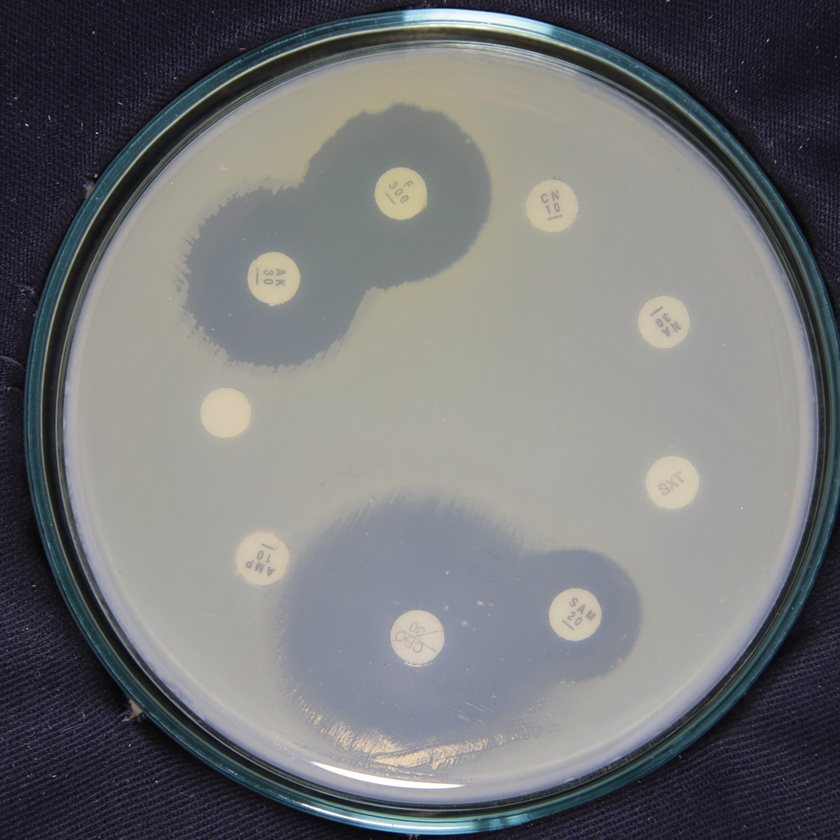
#> input picture Python Scripts/Picture 6.JPG, 840 x 840 px, shrunk from 3729 x 3729 before the run, found by its file name
$ python AntibioticsDetector.py
#> lines starting #> are read from the running program, lines starting #| are printed output that depends on the picture
import numpy as np
import matplotlib.pyplot as plt
import cv2

def showResults():
    fig=plt.figure()
    fig.suptitle("ANTIBIOGRAMS", fontsize=16)

    fig2=fig.add_subplot(3,2,1)
    plt.axis("off")
    fig2.title.set_text('RGBimage')
    plt.imshow(RGBimg)

    fig4=fig.add_subplot(3,2,2)
    plt.axis("off")
    fig4.title.set_text('BlurredImg')
    plt.imshow(filteredImage, cmap='gray')

    fig5=fig.add_subplot(3,2,3)
    plt.axis("off")
    fig5.title.set_text('AntibioticsCircles')
    plt.imshow(auxImg)
    plt.show()

def drawCircles(arrayX, image):
    for i in arrayX[0,:]:
        # draw the outer circle
        cv2.circle(image,(i[0],i[1]),i[2],(0,255,0),2)
        # draw the center of the circle
        cv2.circle(image,(i[0],i[1]),2,(0,0,255),3)
def imageFilter():
    GrayscaleImage=cv2.cvtColor(img, cv2.COLOR_BGR2GRAY)
    BlurredImage = cv2.medianBlur(GrayscaleImage,9)
    resultImage=BlurredImage
    return resultImage, GrayscaleImage

img = cv2.imread('.\Picture 6.jpg')#1.jpg')
#> img is the input picture: shape (840, 840, 3); mean B, G, R 118.4, 117.1, 116
RGBimg=cv2.cvtColor(img,cv2.COLOR_BGR2RGB)
auxImg=RGBimg.copy()
filteredImage, GrayscaleImage=imageFilter()
#> in imageFilter, `GrayscaleImage=cv2.cvtColor(img, cv2.COLOR_BGR2GRAY)`:
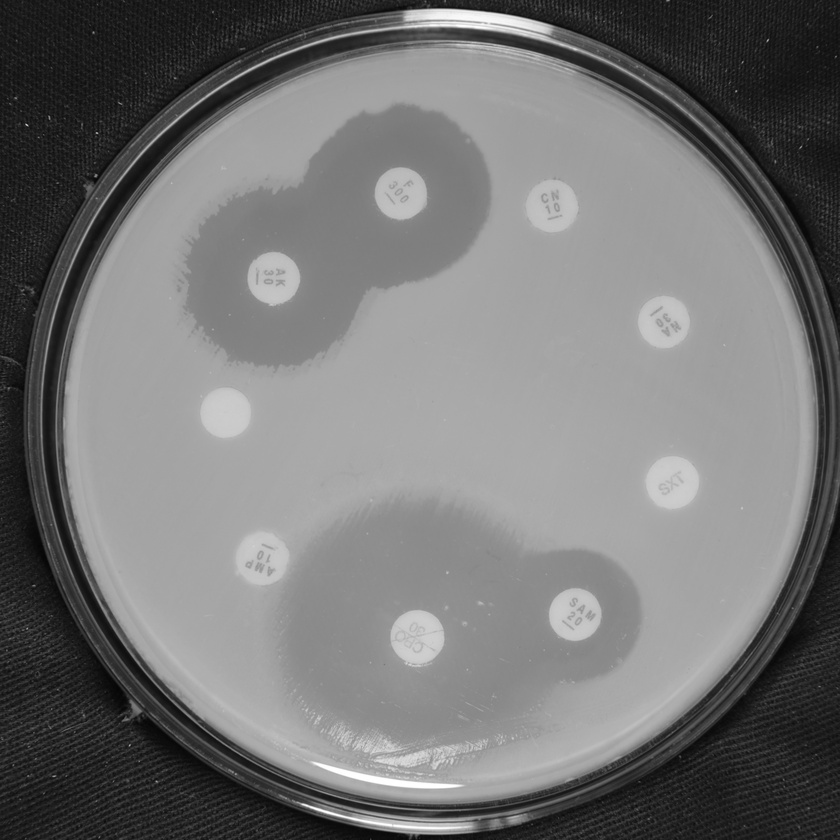
#> GrayscaleImage: shape (840, 840); min 4, max 255, mean 116.9
antibioticCircles = cv2.HoughCircles(filteredImage,cv2.HOUGH_GRADIENT,1,50,param1=25,param2=10,
                           minRadius=4,maxRadius=10)
#> antibioticCircles = 24 rows, first 8: [785.5, 684.5, 8.2], [411.5, 16.5, 8.2], [664.5, 325.5, 8.2], [827.5, 639.5, 8.2], [132.5, 710.5, 7.1], [273.5, 278.5, 6], [413.5, 631.5, 9.4], [376.5, 739.5, 7.1]
antibioticCircles = np.uint16(np.around(antibioticCircles))
#> antibioticCircles = 24 rows, first 8: [786, 684, 8], [412, 16, 8], [664, 326, 8], [828, 640, 8], [132, 710, 7], [274, 278, 6], [414, 632, 9], [376, 740, 7]
drawCircles(antibioticCircles,auxImg)
#> the loop in drawCircles, `for i in arrayX[0,:]:` made 24 passes
#> i on passes 1 to 12: [786, 684, 8], [412, 16, 8], [664, 326, 8], [828, 640, 8], [132, 710, 7], [274, 278, 6], [414, 632, 9], [376, 740, 7], [778, 792, 7], [514, 818, 8], [650, 782, 8], [106, 758, 7]
showResults()
#> in showResults, `plt.show()`:
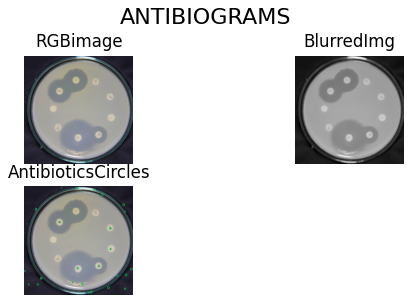
#> figure drawn by matplotlib, 3 panels

$ run again, with Python Scripts/Picture 1.jpg copied over Python Scripts/Picture 6.JPG
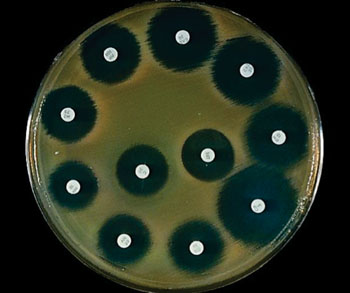
#> input picture Python Scripts/Picture 1.jpg, 350 x 293 px, found by its file name
#> img is the input picture: shape (293, 350, 3); mean B, G, R 30.1, 45.1, 37
#> in imageFilter, `BlurredImage = cv2.medianBlur(GrayscaleImage,9)`:
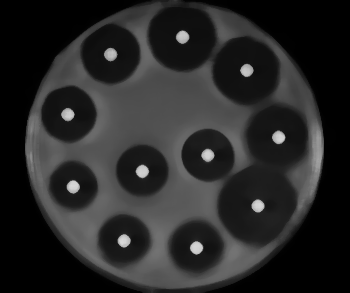
#> BlurredImage: shape (293, 350); min 0, max 217, mean 39.4
#> `antibioticCircles = cv2.HoughCircles(filteredImage,cv2.HOUGH_GRADIENT,..`: antibioticCircles = [[257.5, 205.5, 6.5], [123.5, 240.5, 6.5], [72.5, 186.5, 6.5], [196.5, 247.5, 6.6], [67.5, 114.5, 6.6], [278.5, 137.5, 6], [181.5, 36.5, 6], [246.5, 70.5, 6.9], [142.5, 171.5, 5.9], [207.5, 155.5, 5.5], [110.5, 54.5, 5.9]]
#> `antibioticCircles = np.uint16(np.around(antibioticCircles))`: antibioticCircles = [[258, 206, 6], [124, 240, 6], [72, 186, 6], [196, 248, 7], [68, 114, 7], [278, 138, 6], [182, 36, 6], [246, 70, 7], [142, 172, 6], [208, 156, 6], [110, 54, 6]]
#> the loop in drawCircles, `for i in arrayX[0,:]:` made 11 passes
#> in showResults, `plt.show()`:
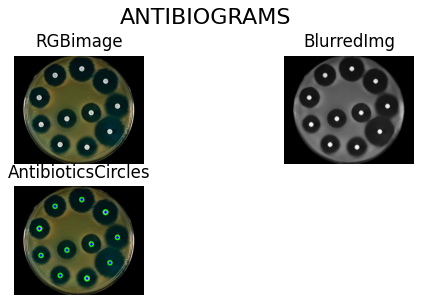
#> figure drawn by matplotlib, 3 panels

$ run again, with Python Scripts/Picture 8.JPG copied over Python Scripts/Picture 6.JPG
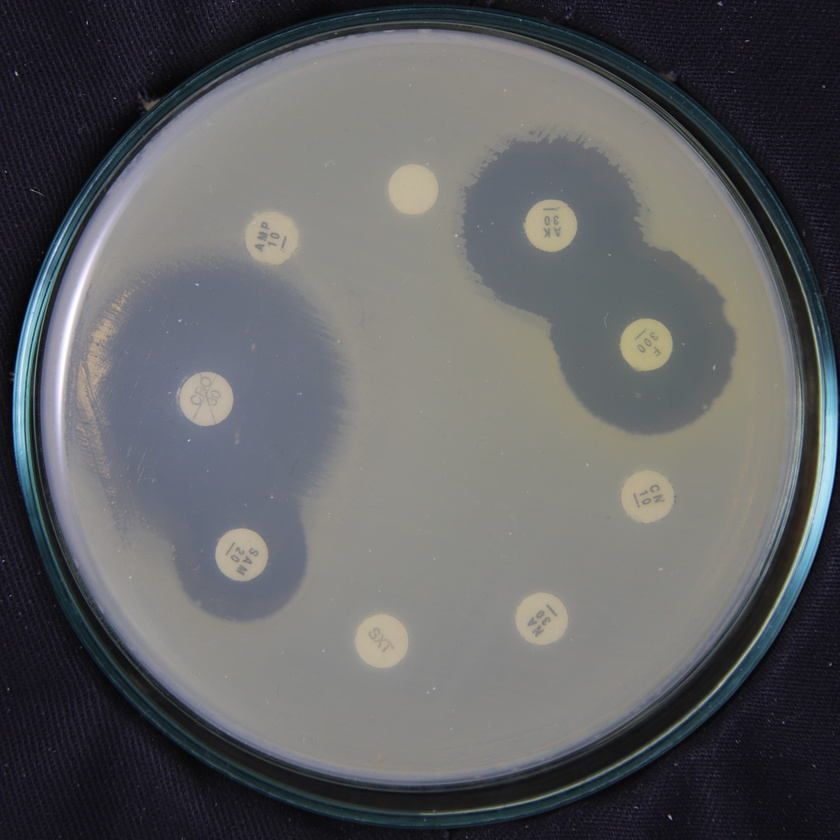
#> input picture Python Scripts/Picture 8.JPG, 840 x 840 px, shrunk from 3537 x 3538 before the run, found by its file name
#> img is the input picture: shape (840, 840, 3); mean B, G, R 99.3, 97.5, 96.4
#> in imageFilter, `GrayscaleImage=cv2.cvtColor(img, cv2.COLOR_BGR2GRAY)`:
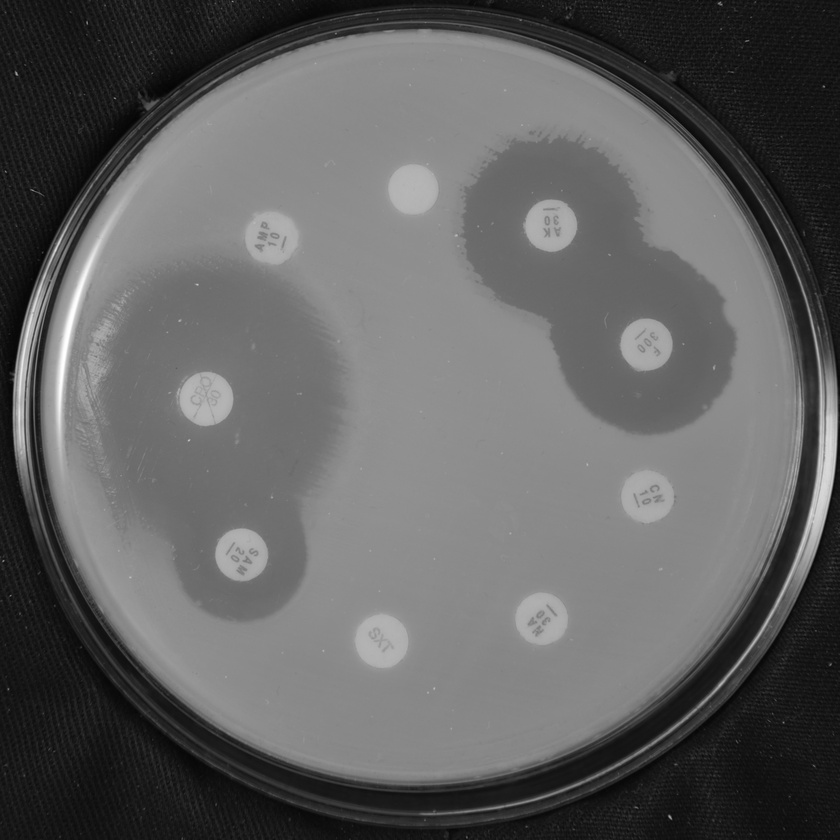
#> GrayscaleImage: shape (840, 840); min 3, max 255, mean 97.4
#> `antibioticCircles = cv2.HoughCircles(filteredImage,cv2.HOUGH_GRADIENT,..`: antibioticCircles = [[104.5, 327.5, 8.2], [537.5, 619.5, 8.2], [235.5, 552.5, 8.2], [680.5, 81.5, 6], [825.5, 363.5, 6], [375.5, 633.5, 5.5], [549.5, 227.5, 6], [146.5, 111.5, 6.9], [652.5, 236.5, 9.3], [656.5, 496.5, 5.5], [731.5, 148.5, 4.6]]
#> `antibioticCircles = np.uint16(np.around(antibioticCircles))`: antibioticCircles = [[104, 328, 8], [538, 620, 8], [236, 552, 8], [680, 82, 6], [826, 364, 6], [376, 634, 6], [550, 228, 6], [146, 112, 7], [652, 236, 9], [656, 496, 6], [732, 148, 5]]
#> the loop in drawCircles, `for i in arrayX[0,:]:` made 11 passes
#> in showResults, `plt.show()`:
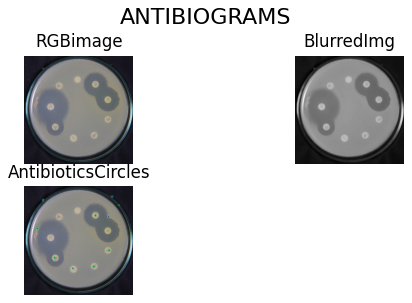
#> figure drawn by matplotlib, 3 panels
